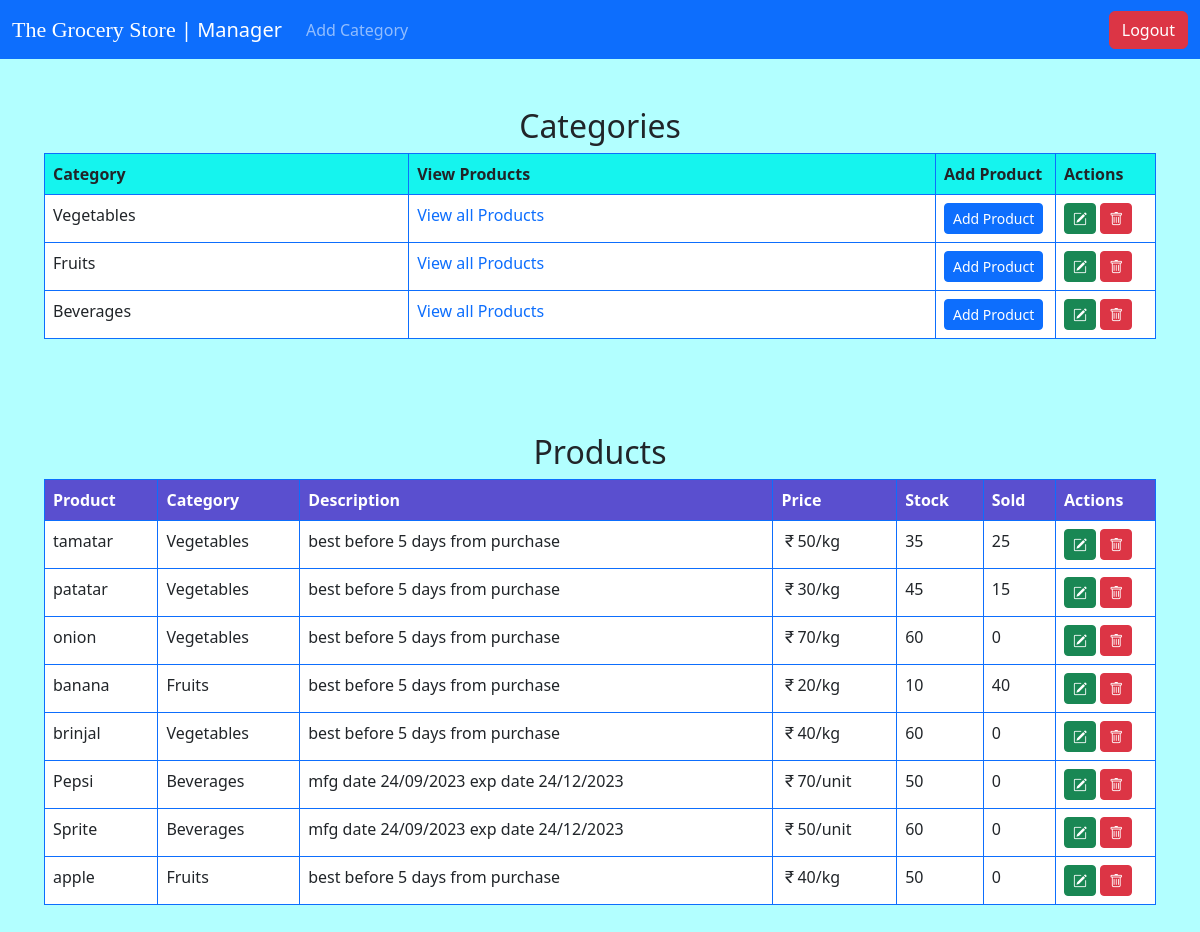
The page /admin (signed in) on the database its author committed.
### applications/model.py (models this page shows, shortened)
class Section(DB.Model):
    c_id = DB.Column(DB.Integer(), primary_key=True)
    name = DB.Column(DB.String(50), nullable=False)
    products = relationship('Product', backref='section',
                            lazy=True, cascade="all, delete-orphan")

class Product(DB.Model):
    p_id = DB.Column(DB.Integer(), primary_key=True)
    name = DB.Column(DB.String(50), nullable=False)
    rate = DB.Column(DB.Integer(), nullable=False)
    stock = DB.Column(DB.Integer(), nullable=False)
    sold = DB.Column(DB.Integer(), nullable=False, default=0)
    unit = DB.Column(DB.String(), nullable=False)
    description = DB.Column(DB.String(100))
    category = DB.Column(DB.String(50), nullable=False)
    c_id = DB.Column(DB.Integer(), DB.ForeignKey('section.c_id'), nullable=False)
    carts = relationship('Cart', backref='product',
                         lazy=True, cascade="all, delete-orphan")

### applications/admin.py (the view)
@app.route('/admin')
def admin():
    if 'a_id' in session:
        products = Product.query.all()
        categories = Section.query.all()
        return render_template('admin.html', products = products,  categories = categories)
    flash('Admin login required!')
    return redirect(url_for('alogin'))

### templates/admin.html
{% extends 'base2.html' %}
{% block content %}
<div class="content">
    <div class="container mt-5">
        <h2 class="text-center">Categories</h2>
        <table class="table table-bordered border-primary">
            <thead>
                <tr>
                    <th style="background: #15f4ee">Category</th>
                    <th style="background: #15f4ee;">View Products</th>
                    <th style="background: #15f4ee;">Add Product</th>
                    <th style="background: #15f4ee;">Actions</th>
                </tr>
            </thead>
            <tbody>
                {% for c in categories %}
                    <tr>
                        <td>{{ c.name }}</td>
                        <td><a href="/products/{{c.c_id}}" style="text-decoration:none">View all Products</a></td>
                        <td style="width: 120px;"><a href="/add_product/{{c.c_id}}" >
                            <button type="button" class="btn btn-primary btn-sm">Add Product</button></a></td>
                        <td style="width: 100px;">
                            <a href="/update_category/{{c.c_id}}">
                                <button type="button" class="btn btn-success btn-sm"><i class="bi bi-pencil-square"></i></button></a>
                            <a href="/delete_category/{{c.c_id}}">
                                <button type="button" class="btn btn-danger btn-sm"><i class="bi bi-trash"></i></button></a>
                        </td>
                    </tr>
                {% endfor %}
            </tbody>
        </table>
    </div>
<div class="container mt-5">
    <h2 class="text-center">Products</h2>
    <table class="table table-bordered border-primary">
        <thead>
            <tr>
                <th style="background: #5A4FCF; color: white;">Product</th>
                <th style="background: #5A4FCF; color: white;">Category</th>
                <th style="background: #5A4FCF; color: white;">Description</th>
                <th style="background: #5A4FCF; color: white;">Price</th>
                <th style="background: #5A4FCF; color: white;">Stock</th>
                <th style="background: #5A4FCF; color: white;">Sold</th>
                <th style="background: #5A4FCF; color: white;">Actions</th>
            </tr>
        </thead>
        <tbody>
            {% for product in products %}
                <tr>
                    <td>{{ product.name }}</td>
                    <td>{{ product.category }}</td>
                    <td>{{ product.description }}</td>
                    <td><i class="bi bi-currency-rupee"></i>{{ product.rate }}{{ product.unit }} </td>
                    <td>{{ product.stock - product.sold }}</td>
                    <td>{{ product.sold }}</td>
                    <td style="width: 100px;">
                        <a href="/update_product/{{product.p_id}}">
                            <button type="button" class="btn btn-success btn-sm"><i class="bi bi-pencil-square"></i></button></a>
                        <a href="/delete_product/{{product.p_id}}">
                            <button type="button" class="btn btn-danger btn-sm"><i class="bi bi-trash"></i></button></a>
                    </td>
                </tr>
            {% endfor %}
        </tbody>
    </table>
</div>
</div>
{% endblock %}

### static/style.css (style rules this page uses)
body { overflow: hidden; background: #B2FFFF; }
.content { padding-left: 32px; padding-right: 32px; padding-bottom: 100px; min-height: 100vh; max-height: 100vh; overflow: auto; display: flex; flex-wrap: wrap; }

### rows shown on the page
Section: name "Vegetables"
Section: name "Fruits"
Section: name "Beverages"
Product: name "tamatar", category "Vegetables", description "best before 5 days from purchase", rate "50", unit "/kg", product.stock-product.sold "35", sold "25"
Product: name "patatar", category "Vegetables", description "best before 5 days from purchase", rate "30", unit "/kg", product.stock-product.sold "45", sold "15"
Product: name "onion", category "Vegetables", description "best before 5 days from purchase", rate "70", unit "/kg", product.stock-product.sold "60", sold "0"
Product: name "banana", category "Fruits", description "best before 5 days from purchase", rate "20", unit "/kg", product.stock-product.sold "10", sold "40"
Product: name "brinjal", category "Vegetables", description "best before 5 days from purchase", rate "40", unit "/kg", product.stock-product.sold "60", sold "0"
Product: name "Pepsi", category "Beverages", description "mfg date 24/09/2023 exp date 24/12/2023", rate "70", unit "/unit", product.stock-product.sold "50", sold "0"
Product: name "Sprite", category "Beverages", description "mfg date 24/09/2023 exp date 24/12/2023", rate "50", unit "/unit", product.stock-product.sold "60", sold "0"
Product: name "apple", category "Fruits", description "best before 5 days from purchase", rate "40", unit "/kg", product.stock-product.sold "50", sold "0"
